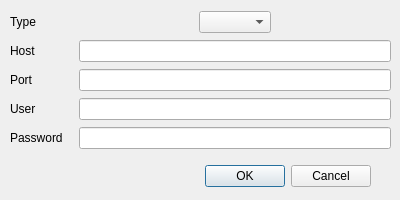
<?xml version="1.0" encoding="UTF-8"?>
<ui version="4.0">
 <class>ProxyDialog</class>
 <widget class="QDialog" name="ProxyDialog">
  <property name="windowModality">
   <enum>Qt::WindowModal</enum>
  </property>
  <property name="geometry">
   <rect>
    <x>0</x>
    <y>0</y>
    <width>400</width>
    <height>200</height>
   </rect>
  </property>
  <property name="windowTitle">
   <string>Proxy Settings</string>
  </property>
  <widget class="QDialogButtonBox" name="buttonBox">
   <property name="geometry">
    <rect>
     <x>30</x>
     <y>160</y>
     <width>341</width>
     <height>32</height>
    </rect>
   </property>
   <property name="orientation">
    <enum>Qt::Horizontal</enum>
   </property>
   <property name="standardButtons">
    <set>QDialogButtonBox::Cancel|QDialogButtonBox::Ok</set>
   </property>
  </widget>
  <widget class="QWidget" name="gridLayoutWidget">
   <property name="geometry">
    <rect>
     <x>10</x>
     <y>10</y>
     <width>381</width>
     <height>141</height>
    </rect>
   </property>
   <layout class="QGridLayout" name="gridLayout">
    <property name="horizontalSpacing">
     <number>16</number>
    </property>
    <item row="0" column="1">
     <layout class="QHBoxLayout" name="horizontalLayout">
      <item>
       <spacer name="horizontalSpacer">
        <property name="orientation">
         <enum>Qt::Horizontal</enum>
        </property>
        <property name="sizeHint" stdset="0">
         <size>
          <width>40</width>
          <height>20</height>
         </size>
        </property>
       </spacer>
      </item>
      <item>
       <widget class="QComboBox" name="typeBox"/>
      </item>
      <item>
       <spacer name="horizontalSpacer_2">
        <property name="orientation">
         <enum>Qt::Horizontal</enum>
        </property>
        <property name="sizeHint" stdset="0">
         <size>
          <width>40</width>
          <height>20</height>
         </size>
        </property>
       </spacer>
      </item>
     </layout>
    </item>
    <item row="1" column="1">
     <widget class="QLineEdit" name="hostLineEdit">
      <property name="text">
       <string/>
      </property>
     </widget>
    </item>
    <item row="1" column="0">
     <widget class="QLabel" name="hostLabel">
      <property name="text">
       <string>Host</string>
      </property>
     </widget>
    </item>
    <item row="2" column="0">
     <widget class="QLabel" name="portLabel">
      <property name="text">
       <string>Port</string>
      </property>
     </widget>
    </item>
    <item row="2" column="1">
     <widget class="QLineEdit" name="portLineEdit"/>
    </item>
    <item row="3" column="1">
     <widget class="QLineEdit" name="userLineEdit"/>
    </item>
    <item row="3" column="0">
     <widget class="QLabel" name="userLabel">
      <property name="text">
       <string>User</string>
      </property>
     </widget>
    </item>
    <item row="4" column="0">
     <widget class="QLabel" name="passwordLable">
      <property name="text">
       <string>Password</string>
      </property>
     </widget>
    </item>
    <item row="4" column="1">
     <widget class="QLineEdit" name="passwordLineEdit">
      <property name="echoMode">
       <enum>QLineEdit::Password</enum>
      </property>
     </widget>
    </item>
    <item row="0" column="0">
     <widget class="QLabel" name="typeLabel">
      <property name="text">
       <string>Type</string>
      </property>
     </widget>
    </item>
   </layout>
  </widget>
 </widget>
 <resources/>
 <connections>
  <connection>
   <sender>buttonBox</sender>
   <signal>accepted()</signal>
   <receiver>ProxyDialog</receiver>
   <slot>accept()</slot>
   <hints>
    <hint type="sourcelabel">
     <x>248</x>
     <y>254</y>
    </hint>
    <hint type="destinationlabel">
     <x>157</x>
     <y>274</y>
    </hint>
   </hints>
  </connection>
  <connection>
   <sender>buttonBox</sender>
   <signal>rejected()</signal>
   <receiver>ProxyDialog</receiver>
   <slot>reject()</slot>
   <hints>
    <hint type="sourcelabel">
     <x>316</x>
     <y>260</y>
    </hint>
    <hint type="destinationlabel">
     <x>286</x>
     <y>274</y>
    </hint>
   </hints>
  </connection>
 </connections>
</ui>
